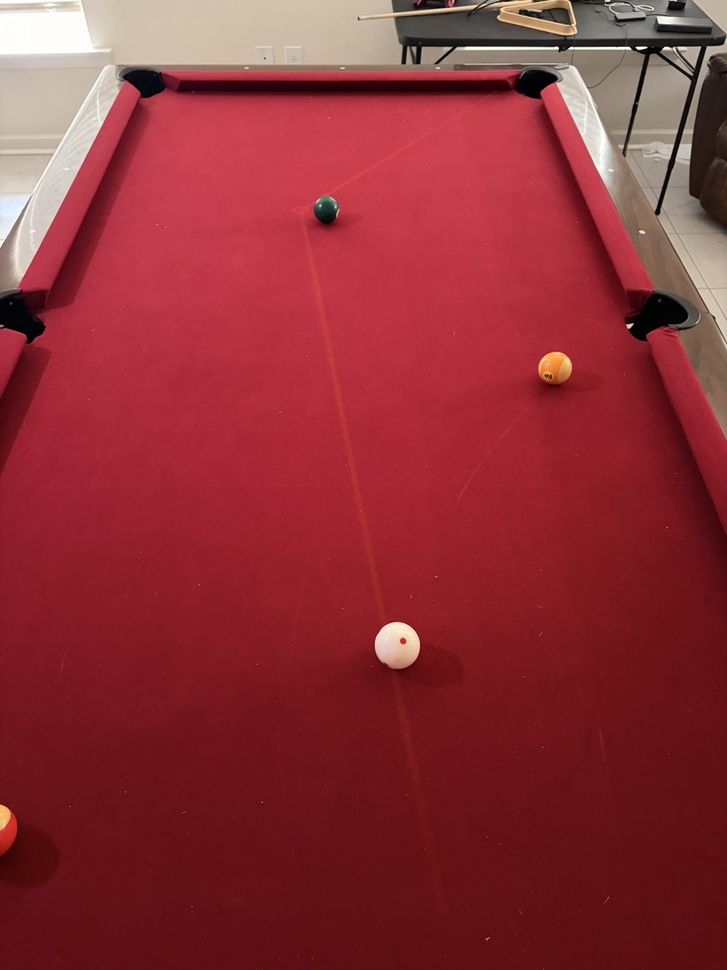
#> input picture IMG_1170.jpeg, 727 x 970 px, shrunk from 4284 x 5712 before the run
$ python -i yolo_support.py   (imports and definitions only)
#> lines starting #> are read from the running program, lines starting #| are printed output that depends on the picture
#> further down, picture is the input picture: shape (970, 727, 3); mean B, G, R 55.3, 49, 141.2
from __future__ import annotations

import cv2
import numpy as np

from pool_fool.desktop.vision.balls import DetectedBall
from pool_fool.shared.homography import table_to_image
from pool_fool.shared.table import TableSpec


def preprocess_for_yolo(frame: np.ndarray, *, clahe: bool = True) -> np.ndarray:
    """Boost contrast on overhead pool shots (red felt, white balls)."""
#> called with clahe = True
    if not clahe:
        return frame
    lab = cv2.cvtColor(frame, cv2.COLOR_BGR2LAB)
#> lab: shape (970, 727, 3); mean of channels 0, 1, 2 89.6, 166.1, 147.7
    l, a, b = cv2.split(lab)
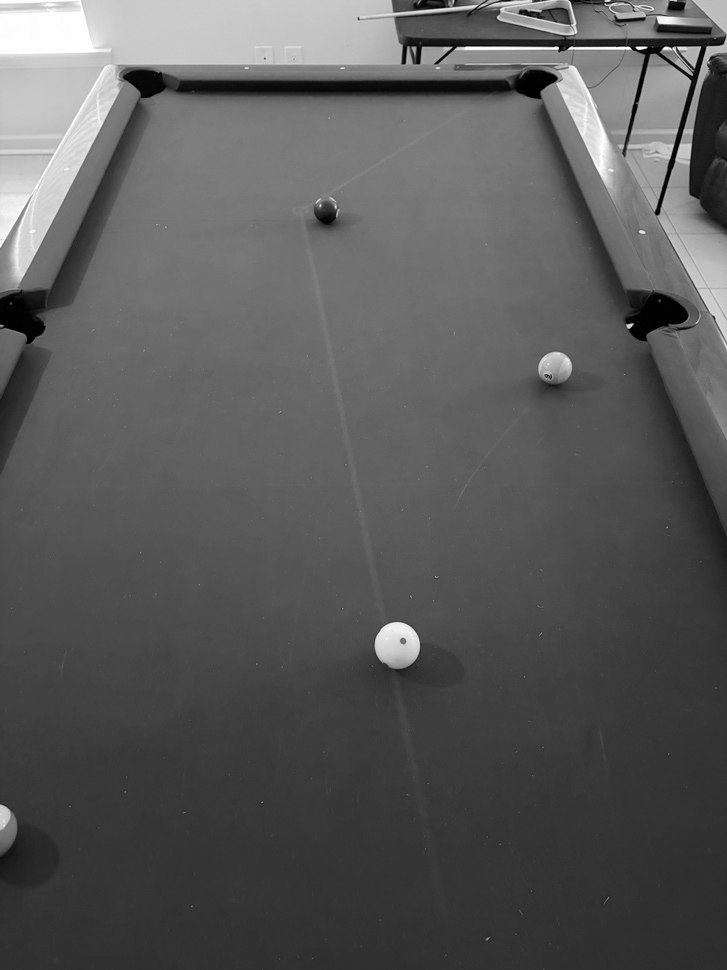
#> l: shape (970, 727); min 0, max 255, mean 89.6
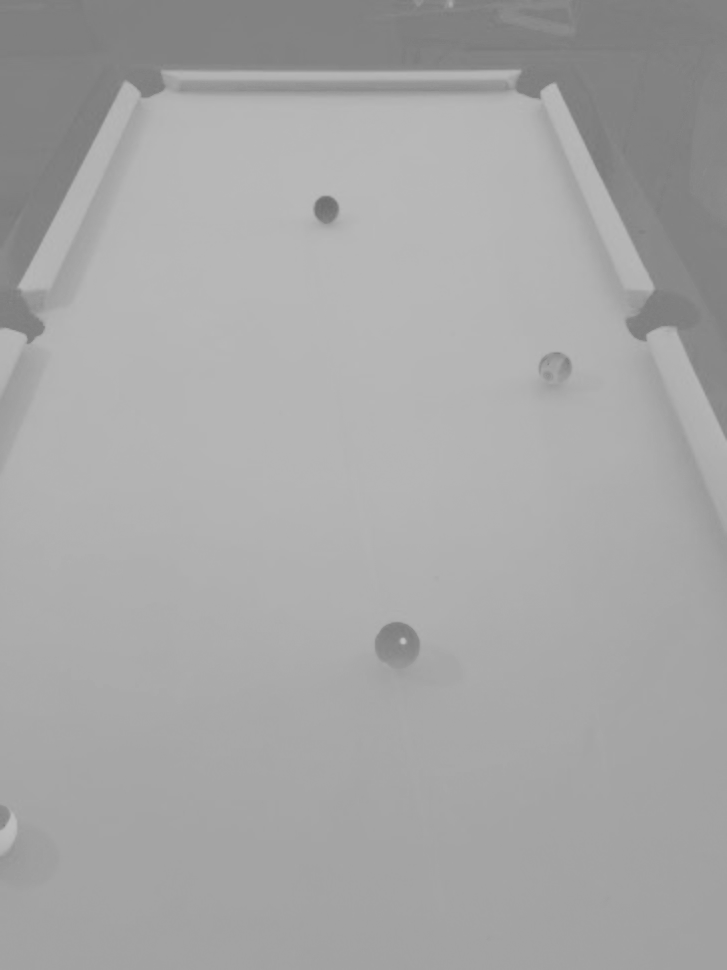
#> a: shape (970, 727); min 110, max 192, mean 166.1
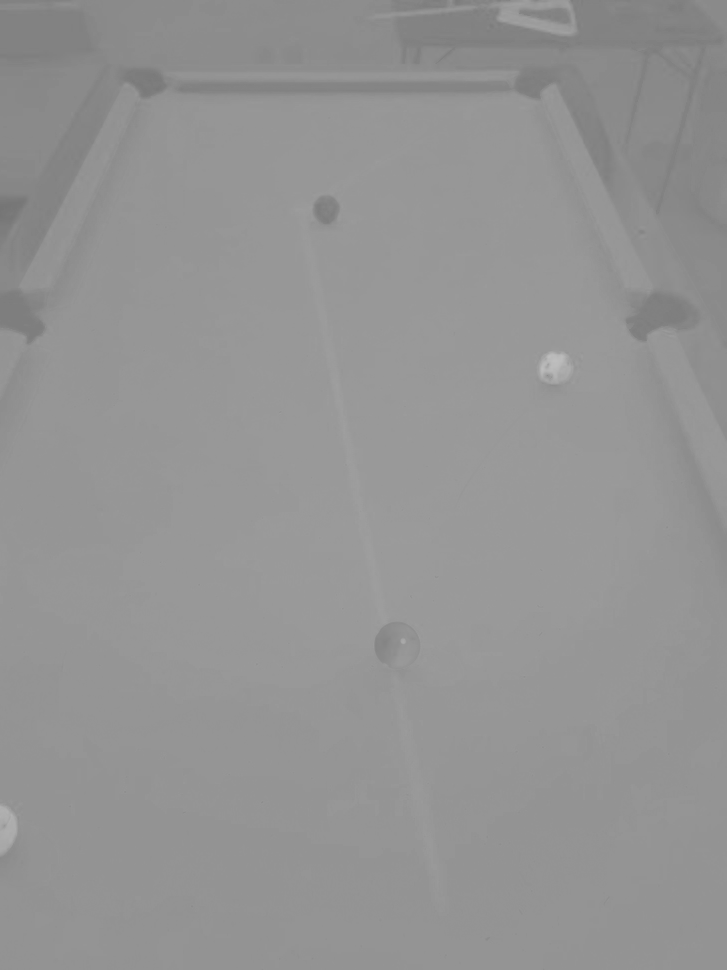
#> b: shape (970, 727); min 117, max 190, mean 147.7
    cl = cv2.createCLAHE(clipLimit=2.0, tileGridSize=(8, 8))
    l = cl.apply(l)
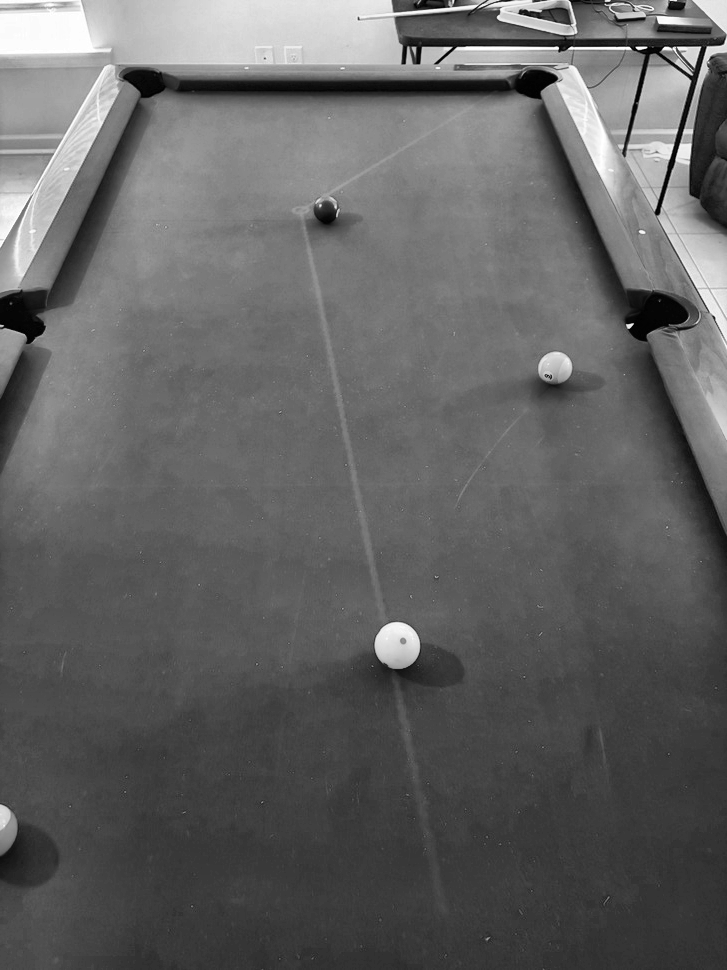
#> l: shape (970, 727); min 1, max 255, mean 99.1
    return cv2.cvtColor(cv2.merge([l, a, b]), cv2.COLOR_LAB2BGR)
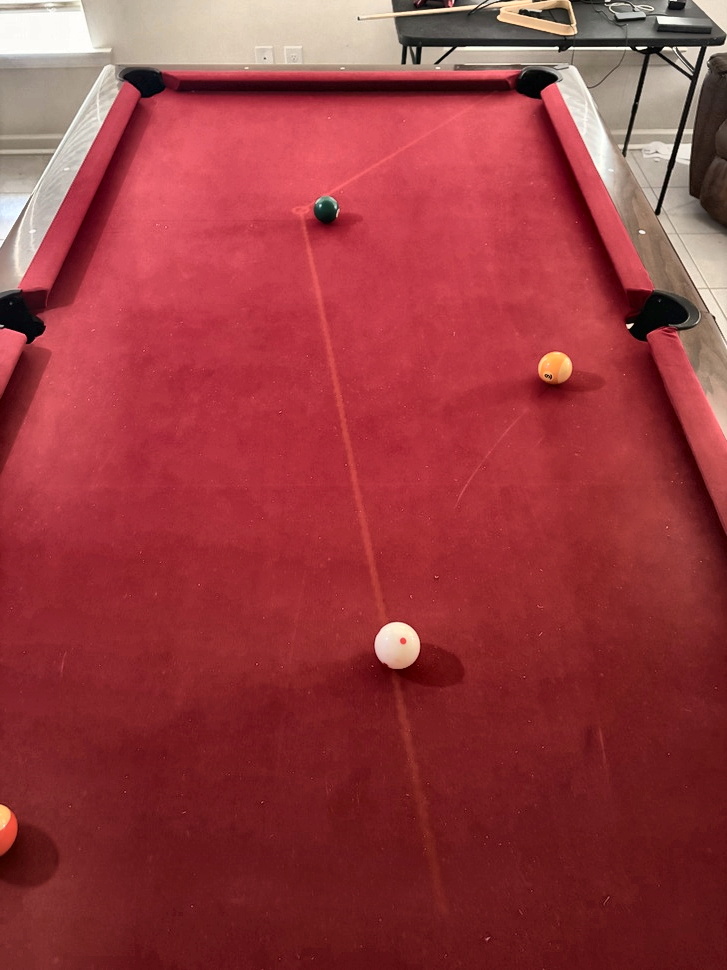
#> returned value: shape (970, 727, 3); mean B, G, R 63.6, 59.7, 152


# [143 lines left out: functions expected_ball_radius_px, cluster_detections, _resolve_allow_class_ids, filter_stick_like_boxes, filter_ball_sizes, not called in this run]

>>> import cv2
>>> picture = cv2.imread('../../../IMG_1170.jpeg')
>>> result = preprocess_for_yolo(picture)

$ run again, on IMG_1171.jpeg
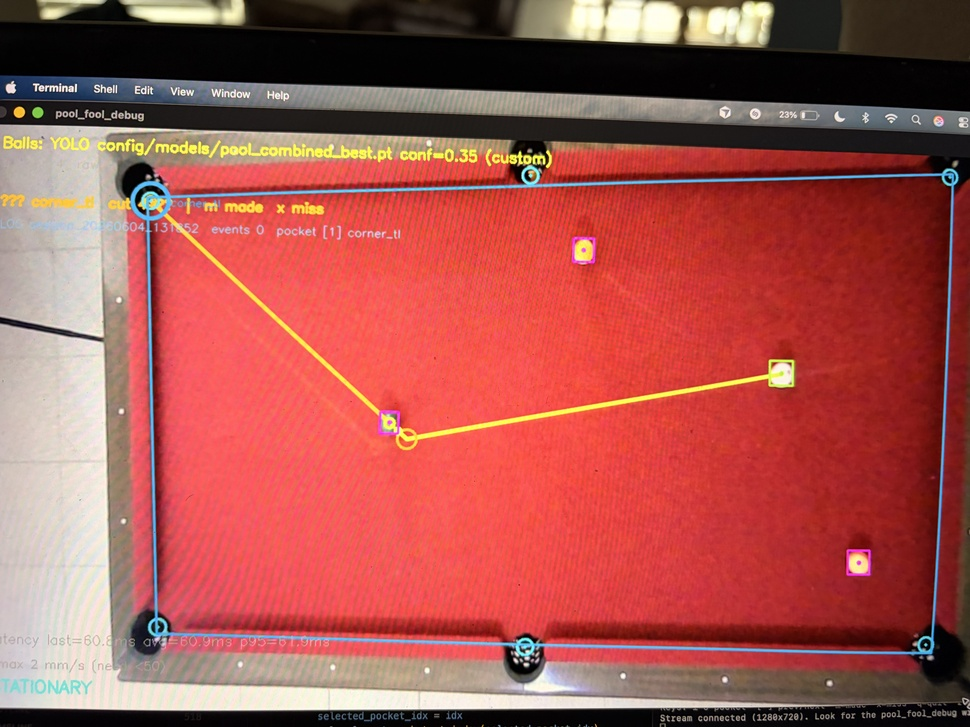
#> input picture IMG_1171.jpeg, 970 x 727 px, shrunk from 5712 x 4284 before the run
#> picture is the input picture: shape (727, 970, 3); mean B, G, R 78.9, 84.6, 166.6
#> lab: shape (727, 970, 3); mean of channels 0, 1, 2 119.4, 159.4, 149.3
#> in preprocess_for_yolo, `l = cl.apply(l)`:
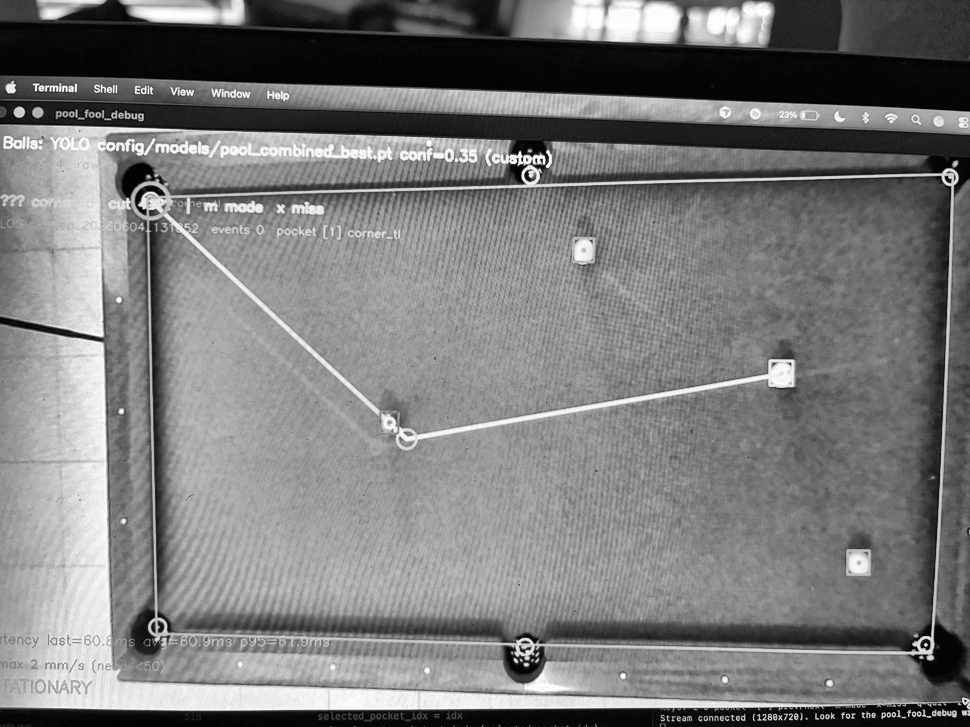
#> l: shape (727, 970); min 1, max 255, mean 123.3
#> in preprocess_for_yolo, `return cv2.cvtColor(cv2.merge([l, a, b]), cv2.COLOR_LAB2BGR)`:
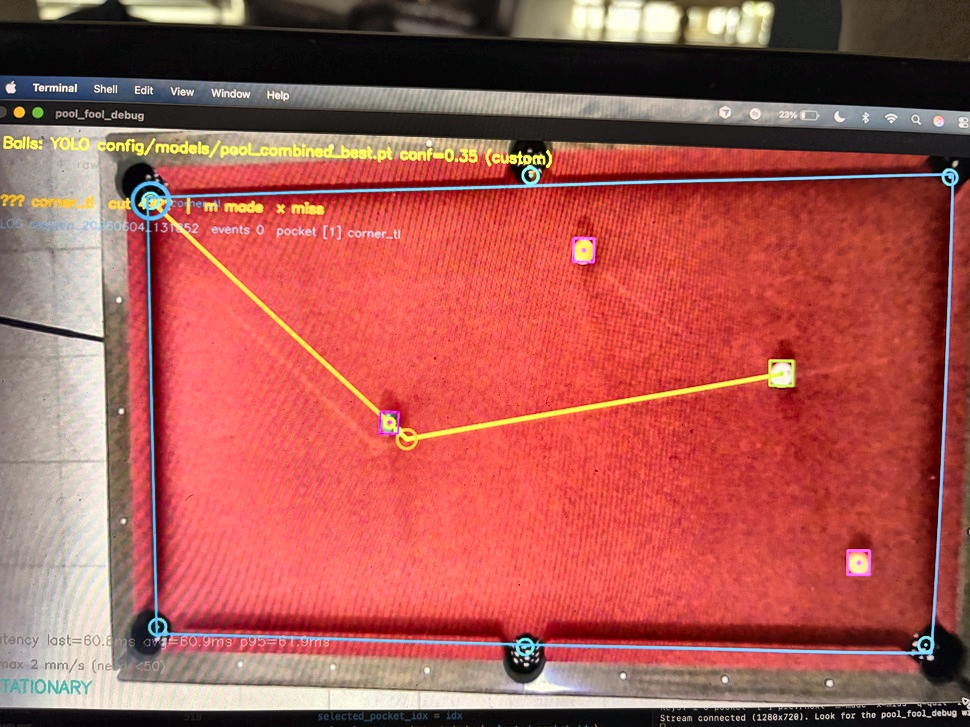
#> returned value: shape (727, 970, 3); mean B, G, R 82.4, 88.9, 170.1
